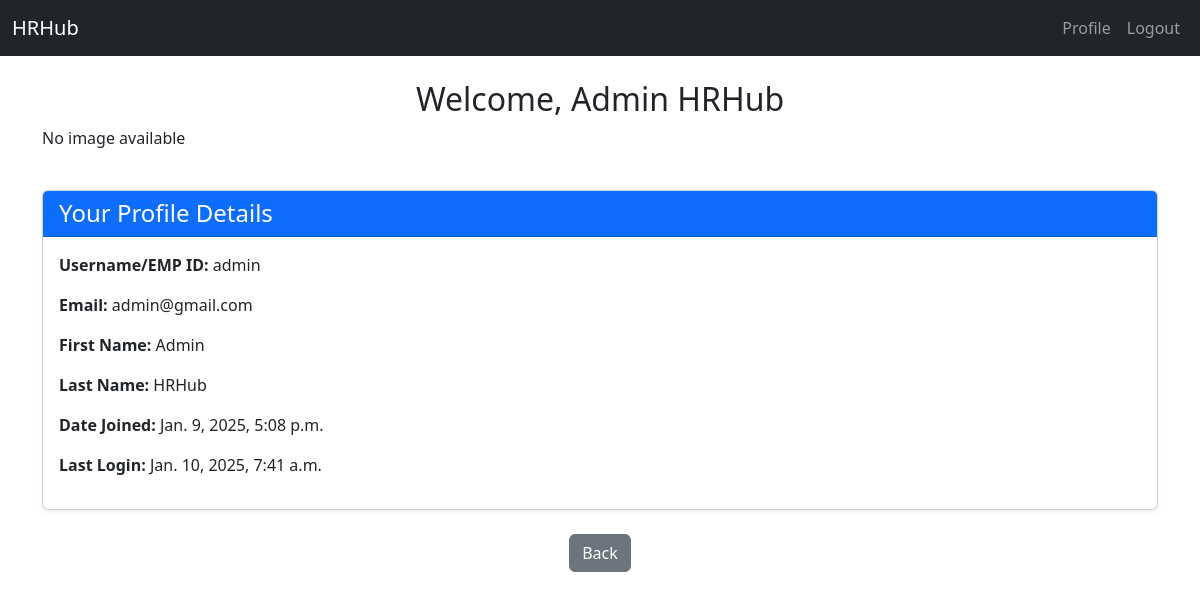
The app's page /user_profile/profile_view/ (signed in), older data.
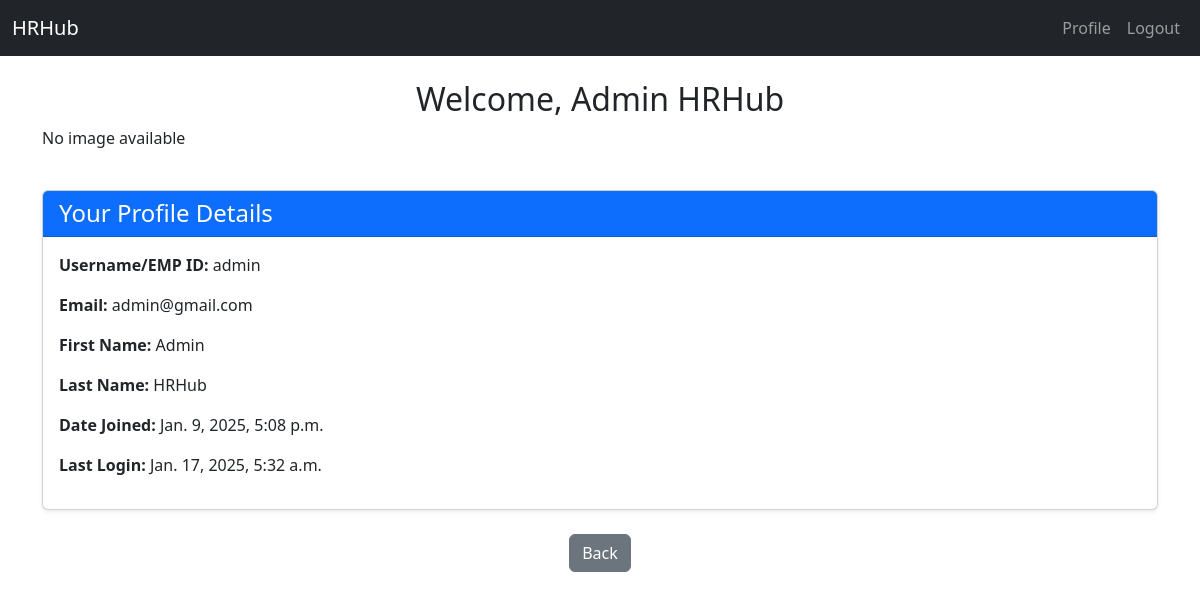
The same page, newer data.
### user_auth/models.py (models this page shows)
class CustomUser(AbstractUser):
    employee = models.OneToOneField(Employee, on_delete=models.CASCADE, related_name='user', null=True, blank=True)
    groups = models.ManyToManyField(Group, related_name='customuser_set', blank=True)
    user_permissions = models.ManyToManyField(Permission, related_name='customuser_permission_set', blank=True)

### user_profile/views.py (the view, shortened to what this page needs)
# urls.py: path('profile_view/', views.profile_view, name='profile_view'),
@login_required
def profile_view(request):
    user = request.user  # Get the logged-in user
    if user.is_superuser:
        return render(request, 'user_profile/profile.html', {'user': user,'first_name':'Admin','last_name':'HRHub'})

### user_profile/templates/user_profile/profile.html (shortened to what this page needs)
<!DOCTYPE html>
<html lang="en">
<head>
    <link href="https://cdn.jsdelivr.net/npm/bootstrap@5.3.0-alpha1/dist/css/bootstrap.min.css" rel="stylesheet">
</head>
<body>
    {% include 'topbar.html' %}
    <div class="container mt-4">
        <h2 class="text-center">Welcome, {{ first_name }} {{ last_name }}</h2>
    <div>
            {% if employee.profile_picture %}
            <img src="{{ employee.profile_picture.url }}" alt="Profile Picture of {{first_name }}" style="width: 150px; height: 150px;">
            {% else %}
                <p>No image available</p>
            {% endif %}
    </div><br>
        <div class="card shadow-sm">
            <div class="card-header bg-primary text-white">
                <h4 class="mb-0">Your Profile Details</h4>
            </div>
            <div class="card-body">
                <p><strong>Username/EMP ID:</strong> {{ user.username }}</p>
                <p><strong>Email:</strong> {{ user.email }}</p>
                <p><strong>First Name:</strong> {{ first_name }}</p>
                <p><strong>Last Name:</strong> {{ last_name }}</p>
                <p><strong>Date Joined:</strong> {{ user.date_joined }}</p>
                <p><strong>Last Login:</strong> {{ user.last_login }}</p>
            </div>
        </div>
        <div class="mt-4 text-center">
            <a href="javascript:history.back()" class="btn btn-secondary">Back</a>
        </div>
    </div>
</body>
</html>

Row changes from the older to the newer data that the page shows:
changed CustomUser "Admin": last_login "Jan. 10, 2025, 7:41 a.m." → "Jan. 17, 2025, 5:32 a.m."
